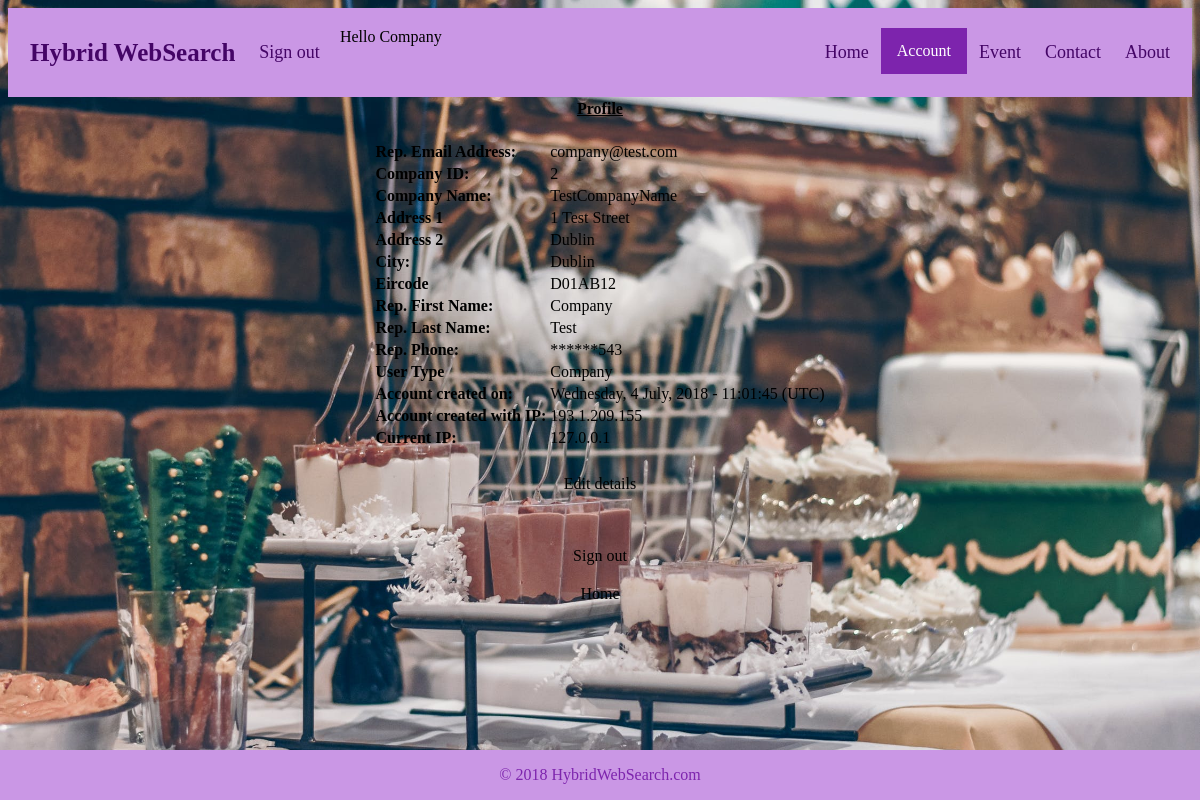
Page /business_app_dev/workspace/account/profile_old.php (signed in) on the committed database.
### tables this page shows
CREATE TABLE IF NOT EXISTS `Company` (
  `company_id` int(11) NOT NULL AUTO_INCREMENT,
  `name` varchar(100) NOT NULL,
  `address1` varchar(100) NOT NULL,
  `address2` varchar(100) DEFAULT NULL,
  `city` varchar(100) NOT NULL,
  `eircode` varchar(7) DEFAULT NULL,
  `rep_first_name` varchar(100) NOT NULL,
  `rep_last_name` varchar(100) NOT NULL,
  `rep_email` varchar(100) NOT NULL,
  `rep_phone` varchar(100) DEFAULT NULL,
  `user_type_id` int(11) DEFAULT '2',
  `password_enc` blob NOT NULL,
  `created_on` datetime NOT NULL,
  `ip_address` varchar(50) DEFAULT NULL,
  PRIMARY KEY (`company_id`),
  KEY `user_type_id` (`user_type_id`)
);

### business_app_dev/workspace/account/profile_old.php (the view, shortened to what this page needs)
<?php
include "../connection.php";
include "../extras.php";
    $cookie_name    = "user";
    $email          = $_COOKIE[$cookie_name];
    $email2         = $email;
    $query  = "SELECT * FROM Customer WHERE email = '$email'";
    $result = $db->query($query);
    if ($result->num_rows > 0){
        $row             = $result->fetch_assoc();
        $customer_id     = $row['customer_id'];
        $first_name      = $row['first_name'];
        $last_name       = $row['last_name'];
        $phone_home      = $row['phone_home'];
        $phone_mobile    = $row['phone_mobile'];
        $user_type_id    = $row['user_type_id'];
        $password_enc    = $row['password_enc'];
        $created_on      = $row['created_on'];
        $ip_address      = $row['ip_address'];
        if ($phone_home == ''){
            $trun_phone_home = '(not set)';
        }
        else{
            $trun_phone_home = "******".substr($phone_home, 6);
        }
        if ($phone_mobile == '(not set)'){
                    $trun_phone_mobile = '';
        }
        else{
                    $trun_phone_mobile = "******".substr($phone_mobile, 6);
        }
    }
    else if($result->num_rows == 0){
       $query2         = "SELECT * FROM Company WHERE rep_email = '$email2'";
       $result2        = $db->query($query2);
           if($result2->num_rows>0){
                $row2           = $result2->fetch_assoc();
                $company_id     = $row2["company_id"];
                $name           = $row2["name"];
                $address1       = $row2["address1"];
                $address2       = $row2["address2"];
                $city           = $row2["city"];
                $eircode        = $row2["eircode"];
                $rep_first_name = $row2["rep_first_name"];
                $rep_last_name  = $row2["rep_last_name"];
                $rep_phone      = $row2["rep_phone"];
                $user_type_id   = $row2["user_type_id"];
                $created_on     = $row2["created_on"];
                $ip_address     = $row2["ip_address"];
                if ($rep_phone == ''){
                    $trun_rep_phone = '(not set)';
                }
                else{
                    $trun_rep_phone = "******".substr($rep_phone, 6);
                }
             }
    }
    $converted_date = date("l, j F, Y - G:i:s (T)",strtotime($created_on));
    if ($user_type_id == '1'){
        $user_type = 'Customer';
        $customer = true;
        $company = false;
    }
    else if ($user_type_id == '2'){
        $user_type = 'Company';
        $company = true;
        $customer = false;
    }
    function getIP() {
        if (!empty($_SERVER['HTTP_CLIENT_IP']))
        {
            $ip = $_SERVER['HTTP_CLIENT_IP'];
        }
        else if (!empty($_SERVER['HTTP_X_FORWARDED_FOR']))
        {
            $ip = $_SERVER['HTTP_X_FORWARDED_FOR'];
        }
        else if(!empty($_SERVER['REMOTE_ADDR']))
        {
            $ip = $_SERVER['REMOTE_ADDR'];
        }
        else{
            $ip = "Unavailable";
        }
    return $ip;
    }
?>
<html>
<head>
    <link rel="stylesheet" href="../css/style.css">
</head>
<body>
<div class="header">
  <a href="/" class="logo">Hybrid WebSearch</a>
  <?php echo $nav_message?>
  <div class="header-right">
    <a href="/">Home</a>
    <div class="dropdown">
    <button class="active dropbtn">Account
    </button>
  </div>
    <a href="../company_add/addEvent.php">Event</a>
    <a href="#contact">Contact</a>
    <a href="#about">About</a>
  </div>
</div>
    <center>
     <table>
        <tr>
            <th colspan="2">
                <h4><b><u>Profile</b></u></h4>
            </th>
        </tr>
        <tr>
            <td>
                <?php
                if ($customer == true){
                    echo ("<b>Email Address:");
                }
                else if ($company == true){
                    echo ("<b>Rep. Email Address:");
                }
                else{
                    echo ("You are not logged in or you do not have permission to view this page.");
                }
                ?>
            </td>
            <td>
                <?php
                if (($customer == true) || ($company == true)){
                    echo ($email);
                }
                else{
                    echo "&nbsp;";
                }
                ?>
            </td>
        </tr>
        <tr>
            <td>
                <?php
                if ($customer == true){
                    echo ("<b>Customer ID:</b>");
                }
                else if ($company == true){
                    echo ("<b>Company ID:</b>");
                }
                else{
                    echo ("");
                }
                ?>
            </td>
            <td>
                <?php
                if ($customer == true){
                    echo ($customer_id);
                }
                else if ($company == true){
                    echo ($company_id);
                }
                else{
                    echo "";
                }
                ?>
            </td>
        </tr>
        <tr>
            <td>
                <?php
                if ($customer == true){
                    echo ("<b>First Name:</b>");
                }
                else if ($company == true){
                    echo ("<b>Company Name:</b>");
                }
                else{
                    echo ("");
                }
                ?>
            </td>
            <td>
                <?php
                if ($customer == true){
                    echo ($first_name);
                }
                else if ($company == true){
                    echo ($name);
                }
                else{
                    echo "";
                }
                ?>
            </td>
        </tr>
        <tr>
            <td>
                <?php
                if ($customer == true){
                    echo ("<b>Last Name:</b>");
                }
                else if ($company == true){
                    echo ("<b>Address 1</b>");
                }
                else{
                    echo ("");
                }
                ?>
            </td>
            <td>
                <?php
                if ($customer == true){
                    echo ($last_name);
                }
                else if ($company == true){
                    echo ($address1);
                }
                else{
                    echo "";
                }
                ?>
            </td>
        </tr>
        <tr>
            <td>
                <?php
                if ($customer == true){
                    echo ("<b>Phone (Home):</b>");
                }
                else if ($company == true){
                    echo ("<b>Address 2</b>");
                }
                else{
                    echo ("");
                }
                ?>
            </td>
            <td>
                <?php
                if ($customer == true){
                    echo ($trun_phone_home);
                }
                else if ($company == true){
                    echo ($address2);
                }
                else{
                    echo "";
                }
                ?>
            </td>
        </tr>
        <tr>
            <td>
                <?php
                if ($customer == true){
                    echo ("<b>Phone (Mobile):</b>");
                }
                else if ($company == true){
                    echo ("<b>City:</b>");
                }
                else{
                    echo ("");
                }
                ?>
            </td>
            <td>
                <?php
                if ($customer == true){
                    echo ($trun_phone_mobile);
                }
                else if ($company == true){
                    echo ($city);
                }
                else{
                    echo "";
                }
                ?>
            </td>
        </tr>
        <tr>
            <td>
                <?php
                if ($customer == true){
                    echo ("");
                }
                else if ($company == true){
                    echo ("<b>Eircode</b>");
                }
                else{
                    echo ("");
                }
                ?>
            </td>
            <td>
                <?php
                if ($customer == true){
                    echo "";
                }
                else if ($company == true){
                    echo ($eircode);
                }
                else{
                    echo "";
                }
                ?>
            </td>
        </tr>
        <tr>
            <td>
                <?php
                if ($customer == true){
                    echo ("");
                }
                else if ($company == true){
                    echo ("<b>Rep. First Name:</b>");
                }
                else{
                    echo ("");
                }
                ?>
            </td>
            <td>
                <?php
                if ($customer == true){
                    echo "";
                }
                else if ($company == true){
                    echo ($rep_first_name);
                }
                else{
                    echo "";
                }
                ?>
            </td>
        </tr>
        <tr>
            <td>
                <?php
                if ($customer == true){
                    echo ("");
                }
                else if ($company == true){
                    echo ("<b>Rep. Last Name:</b>");
                }
                else{
                    echo ("");
                }
                ?>
            </td>
            <td>
                <?php
                if ($customer == true){
                    echo "";
                }
                else if ($company == true){
                    echo ($rep_last_name);
                }
                else{
                    echo "";
                }
                ?>
            </td>
        </tr>
        <tr>
            <td>
                <?php
                if ($customer == true){
                    echo ("");
                }
                else if ($company == true){
                    echo ("<b>Rep. Phone:</b>");
                }
                else{
                    echo ("");
                }
                ?>
            </td>
            <td>
                <?php
                if ($customer == true){
                    echo "";
                }
                else if ($company == true){
                    echo ($trun_rep_phone);
                }
                else{
                    echo "";
                }
                ?>
            </td>
        </tr>
        <tr>
            <td>
                <?php
                if (($customer == true) || ($company == true)) {
                    echo ("<b>User Type</b>");
                }
                else{
                    echo ("");
                }
                ?>
            </td>
            <td>
                <?php
                if (($customer == true) || ($company == true)) {
                    echo ($user_type);
                }
                else{
                    echo ("");
                }
                ?>
            </td>
        </tr>
        <tr>
            <td>
                <?php
                if (($customer == true) || ($company == true)) {
                    echo ("<b>Account created on: ");
                }
                else{
                    echo ("");
                }
                ?>
            </td>
            <td>
                <?php
                if (($customer == true) || ($company == true)) {
                    echo ($converted_date);
                }
                else{
                    echo ("");
                }
                ?>
            </td>
        </tr>
        <tr>
            <td>
                <?php
                if (($customer == true) || ($company == true)) {
                    echo ("<b>Account created with IP: ");
                }
                else{
                    echo ("");
                }
                ?>
            </td>
            <td>
                <?php
                if (($customer == true) || ($company == true)) {
                    echo ($ip_address);
                }
                else{
                    echo ("");
                }
                ?>
            </td>
        </tr>
            <tr>
            <td>
                <?php
                if (($customer == true) || ($company == true)) {
                    echo ("<b>Current IP: ");
                }
                else{
                    echo ("");
                }
                ?>
            </td>
            <td>
                <?php
                if (($customer == true) || ($company == true)) {
                    $current_ip = getIP();
                    echo ($current_ip);
                }
                else{
                    echo ("");
                }
                ?>
            </td>
        </tr>
        <tr>
            <td colspan="2">
            </td>
        </tr>
        <tr>
            <td colspan="2">
                <?php
                if ($customer == true){
                    echo ("<center>
                            <p><a href='../account/customer/editCustomer.php' class='button'>Edit details</a></p>
                            <p>&nbsp;</p>
                            <p><a href='../account/logged_out.php' class='button'>Sign out</a></p>
                            <p><a href='/' class='button'>Home</a></p>
                            </center>
                        ");
                }
                else if ($company == true){
                    echo ("<center>
                            <p><a href='../account/company/editCompany.php' class='button'>Edit details</a></p>
                            <p>&nbsp;</p>
                            <p><a href='../account/logged_out.php' class='button'>Sign out</a></p>
                            <p><a href='/' class='button'>Home</a></p>
                            </center>
                        ");
                }
                ?>
            </td>
         </tr>
    </table>
    </center>
</body>
     <?php echo $footer_msg ?>
</html>

### business_app_dev/workspace/extras.php (shortened to what this page needs)
<?php
include "connection.php";
    $cookie_name    = 'user';
    $email          = $_COOKIE[$cookie_name];
    $email2         = $email;
    $query  = "SELECT * FROM Customer WHERE email = '$email'";
    $result = $db->query($query);
    if ($result->num_rows > 0){
        $row             = $result->fetch_assoc();
        $first_name      = $row['first_name'];
        $user_type_id    = $row['user_type_id'];
	   $nav_message	 = "<a href='../../account/logged_out.php'>Sign out</a>"."Hello ".$first_name;
    }
    else if($result->num_rows == 0){
       $query2         = "SELECT * FROM Company WHERE rep_email = '$email2'";
       $result2        = $db->query($query2);
           if($result2->num_rows>0){
                $row2           = $result2->fetch_assoc();
                $rep_first_name = $row2["rep_first_name"];
    			 $nav_message	  = "<a href='../../account/logged_out.php'>Sign out</a>"."Hello ".$rep_first_name;
             }
    }
$footer_msg = "
     <head>
          <style>
               footer {
                   position: fixed;
                   left: 0;
                   bottom: 0;
                   width: 100%;
                   background-color: #ca97e5;
                   color: #7d24ad;
                   text-align: center;
               }
          </style>
     </head>
     <body>
          <base href='/'>
     </body>
     <footer><p>&copy; 2018 HybridWebSearch.com</p></footer>
     ";
?>

### rows in the picture
company: rep_first_name "Company", company_id "2", name "TestCompanyName", address1 "1 Test Street", address2 "Dublin", city "Dublin", eircode "D01AB12", rep_last_name "Test", rep_phone "******543", user_type "Company", created_on "Wednesday, 4 July, 2018 - 11:01:45 (UTC)", ip_address "193.1.209.155"

### other values in the picture
$email "company@test.com"
$current_ip "127.0.0.1"
